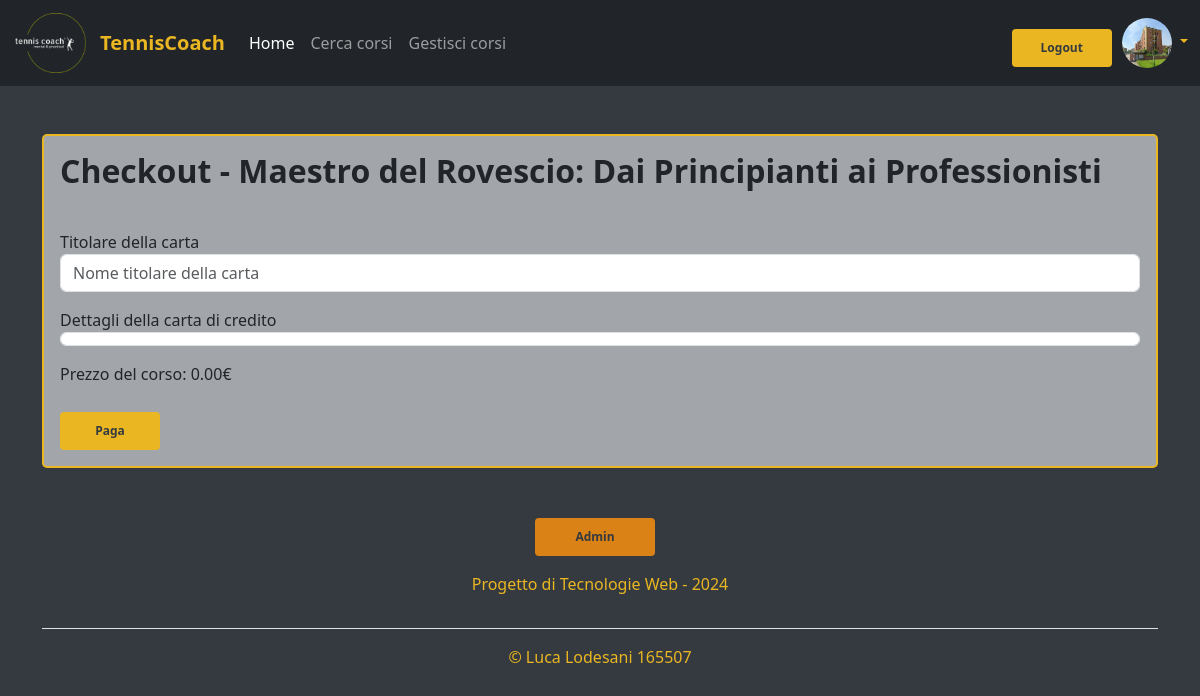
The app's page /payment/checkout/26/ (signed in) with its own data.
### users/models.py (models this page shows, shortened)
class Profile(models.Model):
    user = models.OneToOneField(User, on_delete=models.CASCADE)
    name = models.CharField(max_length=20, null=True)
    surname = models.CharField(max_length=20, null=True)
    email = models.EmailField(null = True)
    picture = models.ImageField(
        upload_to='static/users_pics',
        default='/static/images/unknown_user.jpg',
        blank=True
    )
    purchases = models.ManyToManyField(to = "essential.Course", through="essential.Purchase", blank=True, related_name="profile_purchases")
    class Meta:
        verbose_name_plural = "Utenti"

### essential/models.py (models this page shows, shortened)
class Course(models.Model):
    user = models.ForeignKey(User,on_delete=models.CASCADE)
    title = models.CharField(max_length=50)
    description = models.CharField(max_length=1000)
    picture = models.ImageField(
        upload_to='static/courses_pics/',
        default='/static/images/unknown_course1.jpg',
        blank=True
    )
    category = models.CharField(max_length=20)
    price = models.DecimalField(max_digits=4, decimal_places=2)
    date = models.DateTimeField(auto_now_add=True)
    class Meta:
        verbose_name_plural = "Corsi"

### custom_payment/views.py (the view)
# urls.py: path('checkout/<int:course_id>/', checkout, name='checkout')
@login_required
def checkout(request, course_id):
    course = get_object_or_404(Course, pk=course_id)
    Payment = get_payment_model()
    if request.method == 'POST':
        form = CheckoutForm(request.POST)
        if form.is_valid():
            payment = Payment.objects.create(
                variant='stripe',
                description=f'Acquisto del corso {course.title}',
                total=course.price,
                currency='EUR',
                delivery=0,
                tax=0,
                status='waiting',
                billing_first_name=request.user.first_name,
                billing_last_name=request.user.last_name,
                billing_email=request.user.email,
                customer_ip_address=request.META.get('REMOTE_ADDR', '')
            )
            payment_intent = stripe.PaymentIntent.create(
                amount=int(course.price * 100),  # Stripe richiede gli importi in centesimi
                currency='eur',
                metadata={'integration_check': 'accept_a_payment'},
            )
            context = {
                'form': form,
                'course': course,
                'stripe_public_key': settings.STRIPE_TEST_PUBLIC_KEY,
                'client_secret': payment_intent['client_secret'],
            }
            return render(request, 'checkout.html', context)
    else:
        form = CheckoutForm()
    return render(request, 'checkout.html', {'form': form, 'course': course})

### custom_payment/forms.py
class CheckoutForm(forms.Form):
    pass

### custom_payment/templates/checkout.html (shortened to what this page needs)
{% extends 'base.html' %}
{% block content %}
<div class="container mt-5">
    <div class="card">
        <div class="card-body">
            <h2 class="card-title"><strong>Checkout - {{ course.title }}</strong></h2>
        </div>
        <div class="card-body">
            <div class="form-group mb-3">
                <label for="cardholder-name">Titolare della carta</label>
                <input type="text" id="cardholder-name" name="cardholder_name" class="form-control" placeholder="Nome titolare della carta" required>
            </div>
            <form id="payment-form" method="post">
                <div class="form-group mb-3">
                    <label for="card-element">Dettagli della carta di credito</label>
                    <div id="card-element" class="form-control">
                    </div>
                </div>
                <p>Prezzo del corso: {{ course.price }}€</p>
                <button type="submit" class="btn btn-primary" id="submit-payment">Paga</button>
            </form>
        </div>
        </div>
    </div>
{% endblock %}

### templates/base.html (shortened to what this page needs)
<!DOCTYPE html>
<html lang="en">
<head>
  <link href="https://cdn.jsdelivr.net/npm/bootstrap@5.3.3/dist/css/bootstrap.min.css" rel="stylesheet">
  <link rel="stylesheet" href="https://cdnjs.cloudflare.com/ajax/libs/toastr.js/latest/toastr.min.css">
  {% load static%}
  <link rel="stylesheet" type="text/css"  href= "{% static 'css/style.css' %}">
  {% load crispy_forms_tags %}
</head>
<body class="body">
  <nav class="navbar navbar-expand-lg bg-dark navbar-dark">
  {% block navbar %}
    <div class="container-fluid">
    <a class="navbar-brand d-flex align-items-center" href="{% url 'essential:home' %}">
      <img src="{% static '/images/logo.png' %}" alt="Logo" width="80" height="60" class="me-2">
      TennisCoach
    </a>
    <div class="collapse navbar-collapse" >
      <ul class="navbar-nav me-auto mb-2 mb-lg-0">
        <li class="nav-item">
          <a class="nav-link active" aria-current="page" href="{% url 'essential:home' %}">Home</a>
        </li>
        <li class="nav-item">
          <a class="nav-link" href="{% url 'essential:listacorsi' %}">Cerca corsi</a>
        </li>
        {% if "Coach" in user.groups.all.0.name %}
          <li class="nav-item">
          <a class="nav-link" href="">Gestisci corsi</a>
        </li>
        {% endif %}
      </ul>
      {% if user.is_authenticated %}
        <form id="logout-form" method="post" action="{% url 'logout' %}" >
          <button type="submit" class="btn">Logout</button>
        </form>
        <div class="dropdown text-end">
          <a href="#" class="d-block link-dark text-decoration-none dropdown-toggle" id="dropdownUser1" data-bs-toggle="dropdown" aria-expanded="false">
            <img src="/media{{ user.profile.picture.url }}" width="50" height="50" class="rounded-circle">
          </a>
        </div>
      {% else %}
      <form class="d-flex" role="search">
        <a class="btn" href="{% url 'register' %}"><span>Sign Up</span></a>
        <a class="btn" href="{% url 'login' %}"><span>Log In</span></a>
         </form>
      {% endif %}
    </div>
  </div>
  {% endblock %}
</nav>
{% block content %}
{% endblock  %}
   <div class="container">
    <footer class="py-3 my-4">
      <div class="row justify-content-center mb-3">
        <div class="col-auto">
          <a class="btn btn-admin" href="/admin/"><span>Admin</span></a>
        </div>
      </div>
      <ul class="nav justify-content-center border-bottom pb-3 mb-3">
        <p class="text-center custom-footer">Progetto di Tecnologie Web - 2024</p>
      </ul>
      <p class="text-center custom-footer">© Luca Lodesani 165507</p>
    </footer>
  </div>
  </body>
  </html>

### media/static/css/style.css (style rules this page uses)
.btn { display: inline-block; border-radius: 4px; background-color: #eab621; border: none; color: #343a40; text-align: center; font-size: 12px; padding: 10px; width: 100px; transition: all 0.5s; cursor: pointer; margin-right: 10px; margin-top: 10px; padding-bottom: 10px; font-weight: bold; }
.btn span { cursor: pointer; display: inline-block; position: relative; transition: 0.5s; }
.btn span:after { content: '\00bb'; position: absolute; opacity: 0; top: 0; right: -10px; transition: 0.5s; }
.btn-admin { background-color: #e08414f8; width: 120px; }
.navbar-dark .navbar-brand { color: #eab621; font-weight: bold; }
.body { background-color: #343a40; }
.card { background-color: #a2a6aa; border: 2px solid #eab621; border-radius: 5px; }
.custom-footer { color: #eab621; }
.dropdown-toggle::after { border-top-color: #eab621; }

### records on screen
Course: title "Maestro del Rovescio: Dai Principianti ai Professionisti", price "0.00"
